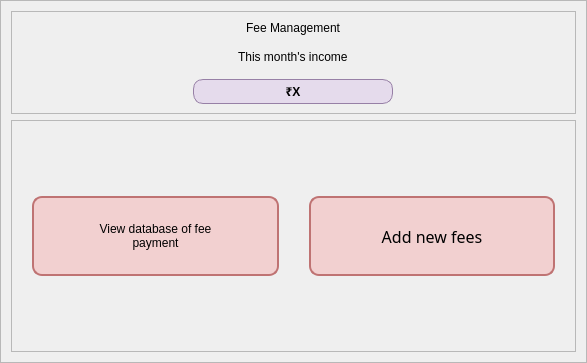
<?xml version="1.0" encoding="UTF-8"?>
<ui version="4.0">
 <class>MainWindow</class>
 <widget class="QMainWindow" name="MainWindow">
  <property name="geometry">
   <rect>
    <x>0</x>
    <y>0</y>
    <width>587</width>
    <height>363</height>
   </rect>
  </property>
  <property name="minimumSize">
   <size>
    <width>0</width>
    <height>0</height>
   </size>
  </property>
  <property name="windowTitle">
   <string>MainWindow</string>
  </property>
  <widget class="QWidget" name="stylesheet">
   <property name="styleSheet">
    <string notr="true"/>
   </property>
   <layout class="QHBoxLayout" name="horizontalLayout" stretch="5">
    <property name="spacing">
     <number>0</number>
    </property>
    <property name="leftMargin">
     <number>0</number>
    </property>
    <property name="topMargin">
     <number>0</number>
    </property>
    <property name="rightMargin">
     <number>0</number>
    </property>
    <property name="bottomMargin">
     <number>0</number>
    </property>
    <item>
     <widget class="QFrame" name="content_frame">
      <property name="styleSheet">
       <string notr="true"/>
      </property>
      <property name="frameShape">
       <enum>QFrame::StyledPanel</enum>
      </property>
      <property name="frameShadow">
       <enum>QFrame::Raised</enum>
      </property>
      <layout class="QVBoxLayout" name="verticalLayout" stretch="1,3">
       <property name="leftMargin">
        <number>10</number>
       </property>
       <property name="topMargin">
        <number>10</number>
       </property>
       <property name="rightMargin">
        <number>10</number>
       </property>
       <property name="bottomMargin">
        <number>10</number>
       </property>
       <item>
        <widget class="QFrame" name="frame_2">
         <property name="frameShape">
          <enum>QFrame::StyledPanel</enum>
         </property>
         <property name="frameShadow">
          <enum>QFrame::Raised</enum>
         </property>
         <layout class="QVBoxLayout" name="verticalLayout_2">
          <property name="spacing">
           <number>15</number>
          </property>
          <item alignment="Qt::AlignHCenter">
           <widget class="QLabel" name="label">
            <property name="styleSheet">
             <string notr="true">font: 22pt &quot;MS Shell Dlg 2&quot;;</string>
            </property>
            <property name="text">
             <string>Fee Management</string>
            </property>
           </widget>
          </item>
          <item alignment="Qt::AlignHCenter">
           <widget class="QLabel" name="label_2">
            <property name="styleSheet">
             <string notr="true">font: 10pt &quot;MS Shell Dlg 2&quot;;</string>
            </property>
            <property name="text">
             <string>This month's income</string>
            </property>
           </widget>
          </item>
          <item alignment="Qt::AlignHCenter">
           <widget class="QLabel" name="monthly_income_label">
            <property name="minimumSize">
             <size>
              <width>200</width>
              <height>25</height>
             </size>
            </property>
            <property name="font">
             <font>
              <weight>75</weight>
              <bold>true</bold>
             </font>
            </property>
            <property name="styleSheet">
             <string notr="true">background: #E5DBEC;
padding: 3px;
border:1px solid #9780A6;
border-radius: 10px;</string>
            </property>
            <property name="text">
             <string>₹X</string>
            </property>
            <property name="alignment">
             <set>Qt::AlignCenter</set>
            </property>
           </widget>
          </item>
         </layout>
        </widget>
       </item>
       <item>
        <widget class="QFrame" name="frame">
         <property name="styleSheet">
          <string notr="true">QPushButton { 
border-radius: 10px;
background: #F2D0D0;
border: 2px solid #BF7373;
font: 70 12pt &quot;Segoe UI Black&quot;;
}</string>
         </property>
         <property name="frameShape">
          <enum>QFrame::StyledPanel</enum>
         </property>
         <property name="frameShadow">
          <enum>QFrame::Raised</enum>
         </property>
         <layout class="QHBoxLayout" name="horizontalLayout_2">
          <property name="spacing">
           <number>30</number>
          </property>
          <property name="leftMargin">
           <number>20</number>
          </property>
          <property name="topMargin">
           <number>50</number>
          </property>
          <property name="rightMargin">
           <number>20</number>
          </property>
          <property name="bottomMargin">
           <number>50</number>
          </property>
          <item>
           <widget class="QPushButton" name="database_fee_payment_button">
            <property name="minimumSize">
             <size>
              <width>0</width>
              <height>80</height>
             </size>
            </property>
            <property name="styleSheet">
             <string notr="true"/>
            </property>
            <property name="text">
             <string>View database of fee 
payment</string>
            </property>
            <property name="flat">
             <bool>false</bool>
            </property>
           </widget>
          </item>
          <item>
           <widget class="QPushButton" name="add_fees_button">
            <property name="minimumSize">
             <size>
              <width>0</width>
              <height>80</height>
             </size>
            </property>
            <property name="font">
             <font>
              <family>Segoe UI Black</family>
              <pointsize>12</pointsize>
              <weight>8</weight>
              <italic>false</italic>
              <bold>false</bold>
             </font>
            </property>
            <property name="styleSheet">
             <string notr="true"/>
            </property>
            <property name="text">
             <string>Add new fees</string>
            </property>
           </widget>
          </item>
         </layout>
        </widget>
       </item>
      </layout>
     </widget>
    </item>
   </layout>
  </widget>
 </widget>
 <resources>
  <include location="resources.qrc"/>
 </resources>
 <connections/>
</ui>
